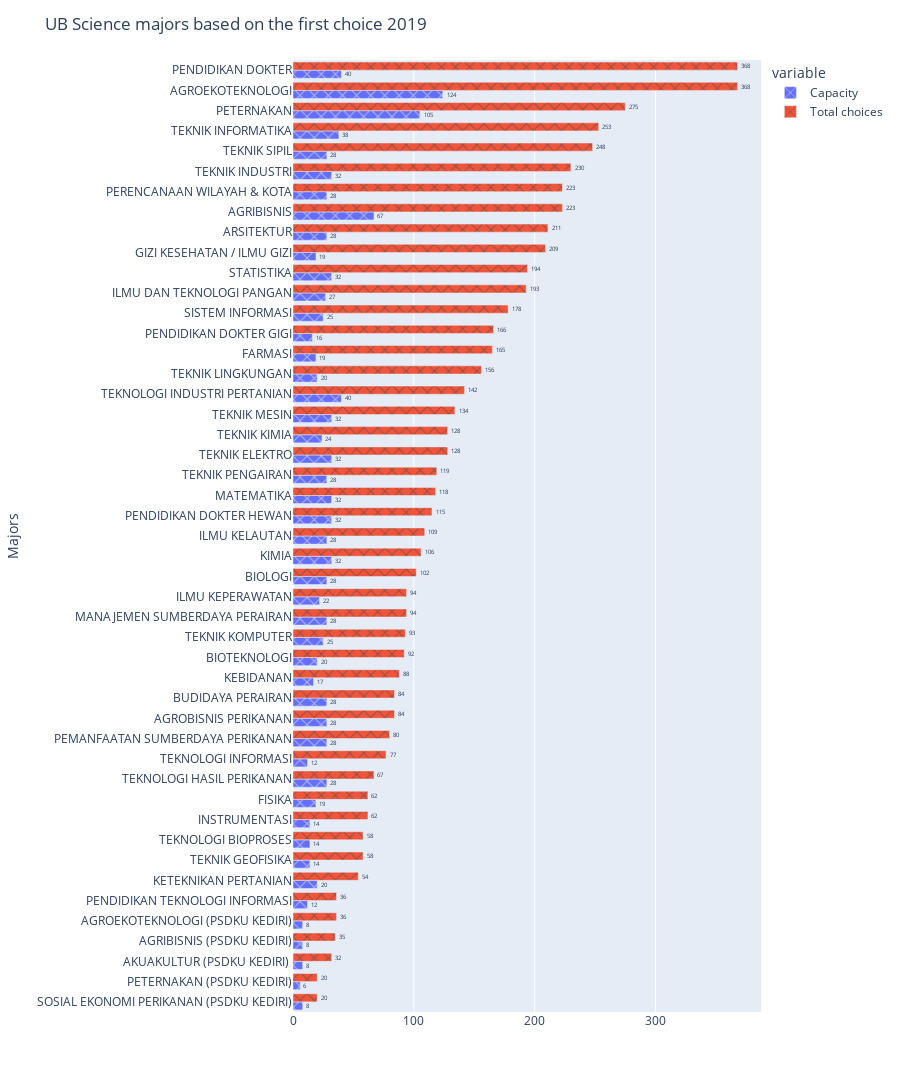
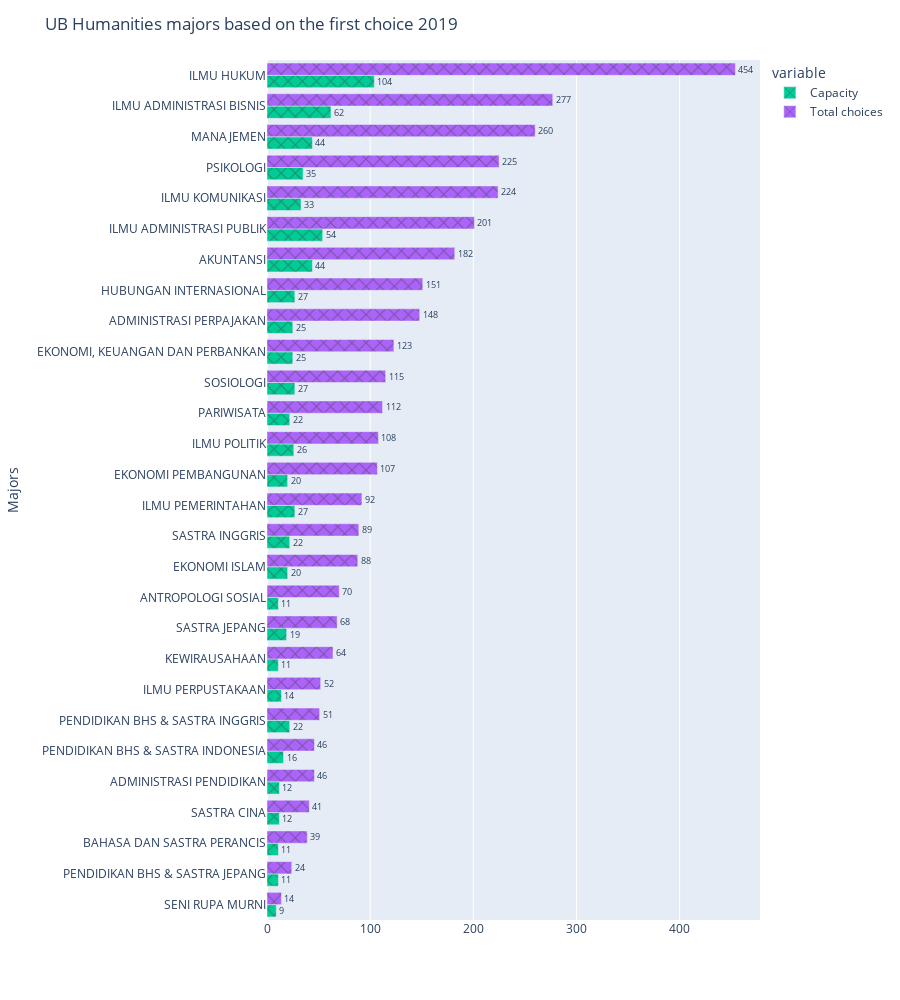

Notebook source saved alongside these figures, in order:
### Markdown cell above
![Total Majors](photos/Total%20Majors.png))

### Code cell
#science
fig = px.bar(data_frame=a,y='first_major',x=['Capacity','Total choices'],barmode='group',height=1400,text_auto=True,pattern_shape_sequence=["x"],)
fig.update_layout(title='UB Science majors based on the first choice 2019',xaxis_title='',yaxis_title='Majors')
fig.update_traces(textfont_size=36, textangle=0, textposition="outside", cliponaxis=False)
fig.show()

#humanities
fig = px.bar(data_frame=b,y='first_major',x=['Capacity','Total choices'],barmode='group',height=1000,text_auto=True,pattern_shape_sequence=["x"],color_discrete_map={
        'Total choicess': 'purple',
        'some_other_group': 'green'
    })
fig.update_layout(title='UB Humanities majors based on the first choice 2019',xaxis_title='',yaxis_title='Majors')
fig.update_traces(textfont_size=16, textangle=0, textposition="outside", cliponaxis=True)
fig.show()

### Figure 1 — Plotly figure (JSON) as saved in the notebook; plotly's stock layout.template omitted (floating-point values rounded to 4 significant figures)
{"data": [{"alignmentgroup": "True", "cliponaxis": false, "hovertemplate": "variable=Capacity<br>value=%{x}<br>first_major=%{y}<extra></extra>", "legendgroup": "Capacity", "marker": {"color": "#636efa", "pattern": {"shape": "x"}}, "name": "Capacity", "offsetgroup": "Capacity", "orientation": "h", "showlegend": true, "textangle": 0, "textfont": {"size": 36}, "textposition": "outside", "texttemplate": "%{x}", "type": "bar", "x": [8, 6, 8, 8, 8, 12, 20, 14, 14, 14, 19, 28, 12, 28, 28, 28, 17, 20, 25, 28, 22, 28, 32, 28, 32, 32, 28, 32, 24, 32, 40, 20, 19, 16, 25, 27, 32, 19, 28, 67, 28, 32, 28, 38, 105, 124, 40], "xaxis": "x", "y": ["SOSIAL EKONOMI PERIKANAN (PSDKU KEDIRI)", "PETERNAKAN (PSDKU KEDIRI)", "AKUAKULTUR (PSDKU KEDIRI) ", "AGRIBISNIS (PSDKU KEDIRI)", "AGROEKOTEKNOLOGI (PSDKU KEDIRI)", "PENDIDIKAN TEKNOLOGI INFORMASI", "KETEKNIKAN PERTANIAN", "TEKNIK GEOFISIKA", "TEKNOLOGI BIOPROSES", "INSTRUMENTASI", "FISIKA", "TEKNOLOGI HASIL PERIKANAN", "TEKNOLOGI INFORMASI", "PEMANFAATAN SUMBERDAYA PERIKANAN", "AGROBISNIS PERIKANAN", "BUDIDAYA PERAIRAN", "KEBIDANAN", "BIOTEKNOLOGI", "TEKNIK KOMPUTER", "MANAJEMEN SUMBERDAYA PERAIRAN", "ILMU KEPERAWATAN", "BIOLOGI", "KIMIA", "ILMU KELAUTAN", "PENDIDIKAN DOKTER HEWAN", "MATEMATIKA", "TEKNIK PENGAIRAN", "TEKNIK ELEKTRO", "TEKNIK KIMIA", "TEKNIK MESIN", "TEKNOLOGI INDUSTRI PERTANIAN", "TEKNIK LINGKUNGAN", "FARMASI", "PENDIDIKAN DOKTER GIGI", "SISTEM INFORMASI", "ILMU DAN TEKNOLOGI PANGAN", "STATISTIKA", "GIZI KESEHATAN / ILMU GIZI", "ARSITEKTUR", "AGRIBISNIS", "PERENCANAAN WILAYAH & KOTA", "TEKNIK INDUSTRI", "TEKNIK SIPIL", "TEKNIK INFORMATIKA", "PETERNAKAN", "AGROEKOTEKNOLOGI", "PENDIDIKAN DOKTER"], "yaxis": "y"}, {"alignmentgroup": "True", "cliponaxis": false, "hovertemplate": "variable=Total choices<br>value=%{x}<br>first_major=%{y}<extra></extra>", "legendgroup": "Total choices", "marker": {"color": "#EF553B", "pattern": {"shape": "x"}}, "name": "Total choices", "offsetgroup": "Total choices", "orientation": "h", "showlegend": true, "textangle": 0, "textfont": {"size": 36}, "textposition": "outside", "texttemplate": "%{x}", "type": "bar", "x": [20, 20, 32, 35, 36, 36, 54, 58, 58, 62, 62, 67, 77, 80, 84, 84, 88, 92, 93, 94, 94, 102, 106, 109, 115, 118, 119, 128, 128, 134, 142, 156, 165, 166, 178, 193, 194, 209, 211, 223, 223, 230, 248, 253, 275, 368, 368], "xaxis": "x", "y": ["SOSIAL EKONOMI PERIKANAN (PSDKU KEDIRI)", "PETERNAKAN (PSDKU KEDIRI)", "AKUAKULTUR (PSDKU KEDIRI) ", "AGRIBISNIS (PSDKU KEDIRI)", "AGROEKOTEKNOLOGI (PSDKU KEDIRI)", "PENDIDIKAN TEKNOLOGI INFORMASI", "KETEKNIKAN PERTANIAN", "TEKNIK GEOFISIKA", "TEKNOLOGI BIOPROSES", "INSTRUMENTASI", "FISIKA", "TEKNOLOGI HASIL PERIKANAN", "TEKNOLOGI INFORMASI", "PEMANFAATAN SUMBERDAYA PERIKANAN", "AGROBISNIS PERIKANAN", "BUDIDAYA PERAIRAN", "KEBIDANAN", "BIOTEKNOLOGI", "TEKNIK KOMPUTER", "MANAJEMEN SUMBERDAYA PERAIRAN", "ILMU KEPERAWATAN", "BIOLOGI", "KIMIA", "ILMU KELAUTAN", "PENDIDIKAN DOKTER HEWAN", "MATEMATIKA", "TEKNIK PENGAIRAN", "TEKNIK ELEKTRO", "TEKNIK KIMIA", "TEKNIK MESIN", "TEKNOLOGI INDUSTRI PERTANIAN", "TEKNIK LINGKUNGAN", "FARMASI", "PENDIDIKAN DOKTER GIGI", "SISTEM INFORMASI", "ILMU DAN TEKNOLOGI PANGAN", "STATISTIKA", "GIZI KESEHATAN / ILMU GIZI", "ARSITEKTUR", "AGRIBISNIS", "PERENCANAAN WILAYAH & KOTA", "TEKNIK INDUSTRI", "TEKNIK SIPIL", "TEKNIK INFORMATIKA", "PETERNAKAN", "AGROEKOTEKNOLOGI", "PENDIDIKAN DOKTER"], "yaxis": "y"}], "layout": {"barmode": "group", "height": 1400, "legend": {"title": {"text": "variable"}, "tracegroupgap": 0}, "margin": {"t": 60}, "title": {"text": "UB Science majors based on the first choice 2019"}, "xaxis": {"anchor": "y", "domain": [0, 1], "title": {"text": ""}}, "yaxis": {"anchor": "x", "domain": [0, 1], "title": {"text": "Majors"}}}}

### Figure 2 — Plotly figure (JSON) as saved in the notebook; plotly's stock layout.template omitted (floating-point values rounded to 4 significant figures)
{"data": [{"alignmentgroup": "True", "cliponaxis": true, "hovertemplate": "variable=Capacity<br>value=%{x}<br>first_major=%{y}<extra></extra>", "legendgroup": "Capacity", "marker": {"color": "#00cc96", "pattern": {"shape": "x"}}, "name": "Capacity", "offsetgroup": "Capacity", "orientation": "h", "showlegend": true, "textangle": 0, "textfont": {"size": 16}, "textposition": "outside", "texttemplate": "%{x}", "type": "bar", "x": [9, 11, 11, 12, 12, 16, 22, 14, 11, 19, 11, 20, 22, 27, 20, 26, 22, 27, 25, 25, 27, 44, 54, 33, 35, 44, 62, 104], "xaxis": "x", "y": ["SENI RUPA MURNI", "PENDIDIKAN BHS & SASTRA JEPANG", "BAHASA DAN SASTRA PERANCIS", "SASTRA CINA", "ADMINISTRASI PENDIDIKAN", "PENDIDIKAN BHS & SASTRA INDONESIA", "PENDIDIKAN BHS & SASTRA INGGRIS", "ILMU PERPUSTAKAAN", "KEWIRAUSAHAAN", "SASTRA JEPANG", "ANTROPOLOGI SOSIAL", "EKONOMI ISLAM", "SASTRA INGGRIS", "ILMU PEMERINTAHAN", "EKONOMI PEMBANGUNAN", "ILMU POLITIK", "PARIWISATA", "SOSIOLOGI", "EKONOMI, KEUANGAN DAN PERBANKAN", "ADMINISTRASI PERPAJAKAN", "HUBUNGAN INTERNASIONAL", "AKUNTANSI", "ILMU ADMINISTRASI PUBLIK", "ILMU KOMUNIKASI", "PSIKOLOGI", "MANAJEMEN", "ILMU ADMINISTRASI BISNIS", "ILMU HUKUM"], "yaxis": "y"}, {"alignmentgroup": "True", "cliponaxis": true, "hovertemplate": "variable=Total choices<br>value=%{x}<br>first_major=%{y}<extra></extra>", "legendgroup": "Total choices", "marker": {"color": "#ab63fa", "pattern": {"shape": "x"}}, "name": "Total choices", "offsetgroup": "Total choices", "orientation": "h", "showlegend": true, "textangle": 0, "textfont": {"size": 16}, "textposition": "outside", "texttemplate": "%{x}", "type": "bar", "x": [14, 24, 39, 41, 46, 46, 51, 52, 64, 68, 70, 88, 89, 92, 107, 108, 112, 115, 123, 148, 151, 182, 201, 224, 225, 260, 277, 454], "xaxis": "x", "y": ["SENI RUPA MURNI", "PENDIDIKAN BHS & SASTRA JEPANG", "BAHASA DAN SASTRA PERANCIS", "SASTRA CINA", "ADMINISTRASI PENDIDIKAN", "PENDIDIKAN BHS & SASTRA INDONESIA", "PENDIDIKAN BHS & SASTRA INGGRIS", "ILMU PERPUSTAKAAN", "KEWIRAUSAHAAN", "SASTRA JEPANG", "ANTROPOLOGI SOSIAL", "EKONOMI ISLAM", "SASTRA INGGRIS", "ILMU PEMERINTAHAN", "EKONOMI PEMBANGUNAN", "ILMU POLITIK", "PARIWISATA", "SOSIOLOGI", "EKONOMI, KEUANGAN DAN PERBANKAN", "ADMINISTRASI PERPAJAKAN", "HUBUNGAN INTERNASIONAL", "AKUNTANSI", "ILMU ADMINISTRASI PUBLIK", "ILMU KOMUNIKASI", "PSIKOLOGI", "MANAJEMEN", "ILMU ADMINISTRASI BISNIS", "ILMU HUKUM"], "yaxis": "y"}], "layout": {"barmode": "group", "height": 1000, "legend": {"title": {"text": "variable"}, "tracegroupgap": 0}, "margin": {"t": 60}, "title": {"text": "UB Humanities majors based on the first choice 2019"}, "xaxis": {"anchor": "y", "domain": [0, 1], "title": {"text": ""}}, "yaxis": {"anchor": "x", "domain": [0, 1], "title": {"text": "Majors"}}}}
